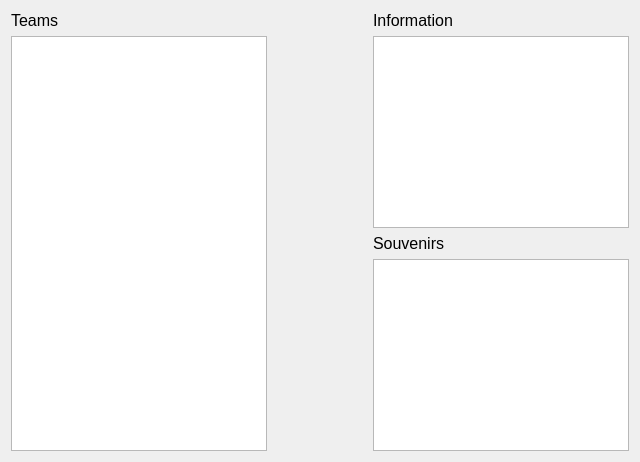
          <widget class="QWidget" name="page_SEARCH">
           <layout class="QGridLayout" name="gridLayout_search">
            <item row="3" column="2">
             <widget class="QTableView" name="tableView_search_souvenirs"/>
            </item>
            <item row="1" column="0" rowspan="3">
             <widget class="QTableView" name="tableView_search_teams"/>
            </item>
            <item row="1" column="2">
             <widget class="QTableView" name="tableView_search_info"/>
            </item>
            <item row="0" column="0">
             <widget class="QLabel" name="label_search_teams">
              <property name="font">
               <font>
                <pointsize>12</pointsize>
               </font>
              </property>
              <property name="text">
               <string>Teams</string>
              </property>
             </widget>
            </item>
            <item row="1" column="1">
             <spacer name="horizontalSpacer_search">
              <property name="orientation">
               <enum>Qt::Horizontal</enum>
              </property>
              <property name="sizeType">
               <enum>QSizePolicy::Fixed</enum>
              </property>
              <property name="sizeHint" stdset="0">
               <size>
                <width>100</width>
                <height>20</height>
               </size>
              </property>
             </spacer>
            </item>
            <item row="2" column="2">
             <widget class="QLabel" name="label_search_souvenirs">
              <property name="font">
               <font>
                <pointsize>12</pointsize>
               </font>
              </property>
              <property name="text">
               <string>Souvenirs</string>
              </property>
             </widget>
            </item>
            <item row="0" column="2">
             <widget class="QLabel" name="label_search_info">
              <property name="font">
               <font>
                <pointsize>12</pointsize>
               </font>
              </property>
              <property name="text">
               <string>Information</string>
              </property>
             </widget>
            </item>
           </layout>
          </widget>
